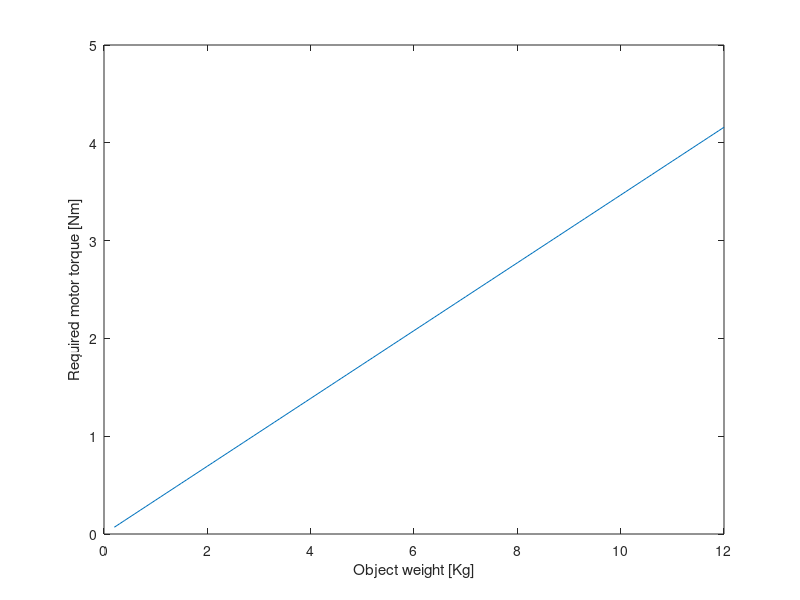
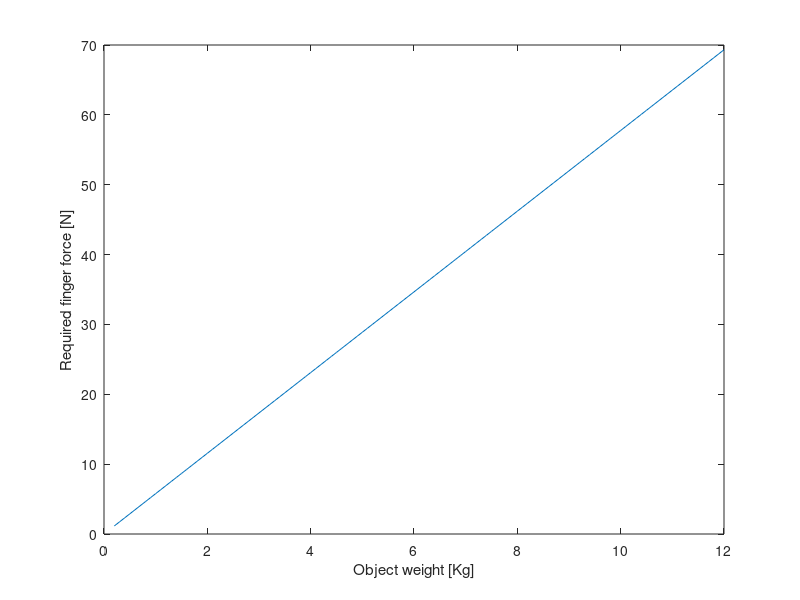

The MATLAB script that drew these images, in order:
%based on: 
%http://www.intelligentactuator.com/partsearch/robocylinder/appndx74_Model_Selection_by_RCP2_Gripper.pdf

m = 0.2:0.1:12; % object mass
g = 9.82; % gravitation
a = 0;  %accceleration (movment)
s_f = 1; % safty factor
my = 0.85; % friction
f_l = 0.06; % finger length im meter

% Fm - force req. for hold object. 
% Fm = mass * (gravity * acceleration) * safty factor / friction
Fm = (m*(g+a)*s_f)./my;

% Divide force between 3 fingers
Ff = Fm./2;

% Convet to torque
T = Ff*f_l;

% slipage something
bs  = (m*1.4.^2)./(2*22);

plot(m,T)
xlabel('Object weight [Kg]')
ylabel('Required motor torque [Nm]')
T(29) % torque for 3 kg
Ff(29)

figure
plot(m,Ff)
xlabel('Object weight [Kg]')
ylabel('Required finger force [N]')


%figure
%plot(m,bs*100)
%xlabel('Object weight [Kg]')
%ylabel('Breaking length [cm]')
